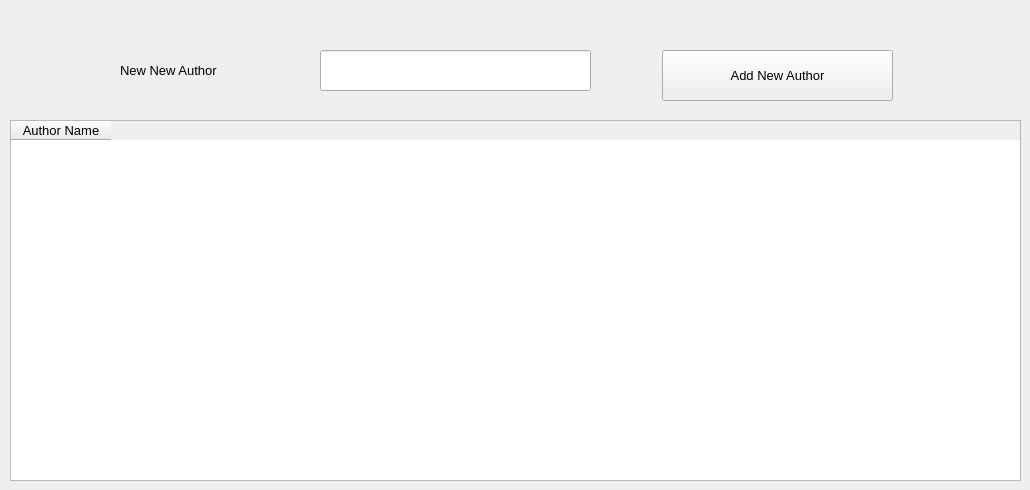
      <widget class="QWidget" name="tab_8">
       <attribute name="title">
        <string>Author</string>
       </attribute>
       <widget class="QPushButton" name="pushButton_15">
        <property name="geometry">
         <rect>
          <x>662</x>
          <y>50</y>
          <width>231</width>
          <height>51</height>
         </rect>
        </property>
        <property name="font">
         <font>
          <family>Segoe UI</family>
          <pointsize>10</pointsize>
         </font>
        </property>
        <property name="text">
         <string>Add New Author</string>
        </property>
       </widget>
       <widget class="QLineEdit" name="lineEdit_20">
        <property name="geometry">
         <rect>
          <x>320</x>
          <y>50</y>
          <width>271</width>
          <height>41</height>
         </rect>
        </property>
        <property name="font">
         <font>
          <pointsize>10</pointsize>
         </font>
        </property>
       </widget>
       <widget class="QLabel" name="label_27">
        <property name="geometry">
         <rect>
          <x>120</x>
          <y>55</y>
          <width>201</width>
          <height>31</height>
         </rect>
        </property>
        <property name="font">
         <font>
          <family>Segoe UI</family>
          <pointsize>10</pointsize>
         </font>
        </property>
        <property name="text">
         <string>New New Author</string>
        </property>
       </widget>
       <widget class="QTableWidget" name="tableWidget_3">
        <property name="geometry">
         <rect>
          <x>10</x>
          <y>120</y>
          <width>1011</width>
          <height>361</height>
         </rect>
        </property>
        <property name="font">
         <font>
          <family>Segoe UI</family>
          <pointsize>10</pointsize>
         </font>
        </property>
        <column>
         <property name="text">
          <string>Author Name</string>
         </property>
        </column>
       </widget>
      </widget>
